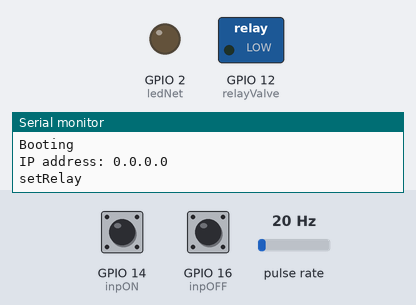
Recording of a sketch running on a simulated ESP8266 (NodeMCU). Parts: switched loads named in the sketch (green lamp = pin HIGH), output pins drawn as LEDs (lit = HIGH), the last lines printed to the serial monitor. Wiring (inferred from the names in the program): pulse sensor: data GPIO 4. The test bench sets the inputs (shaded band); at power-on: GPIO 14 (inpON) HIGH, GPIO 16 (inpOFF) HIGH, pulse rate 20 Hz. WiFi joins after 1.5 s; servers stay silent unless stated; uploads are accepted with an empty reply.

Above: at 0.1 s.
At 30.25 s:
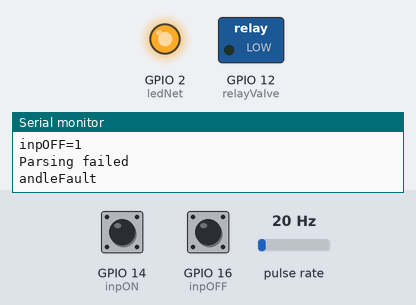
Timing chart, 0 to 31.8 s (numbered marks = the images above):
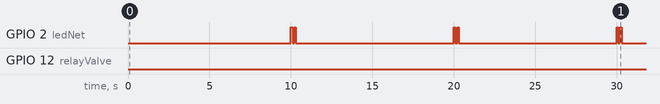

The sketch:

valveSwitch.ino
```cpp
#include <ESP8266WiFi.h>
#include <ESP8266HTTPClient.h>
#include <ArduinoJson.h>
#include <ESP8266mDNS.h>
#include <WiFiUdp.h>
#include <ArduinoOTA.h>


const char* ssid = "TP-LINK-158";
const char* password = "inter158net";
const char* usr = "dev5";
const char* pwd = "dev5dev5";

unsigned char flowmeter = 4;  // Flow Meter Pin number
unsigned char ledNet = 2;
unsigned char inpON = 14;
unsigned char inpOFF = 16;
unsigned char relayValve = 12;
//unsigned char relay = 13; //currently unused
int faultCounter = 0;

volatile int  flow_frequency;  // Measures flow meter pulses
unsigned long currentTime;
unsigned long prewTime;

void setup() {
//  Serial.begin(115200);
  Serial.begin(19200);
Serial.println("setup");
  attachInterrupt(flowmeter, flow, RISING); // Setup Interrupt
  sei();

  Serial.setDebugOutput(true);
  Serial.println("Booting");

  WiFi.begin(ssid, password);
  WiFi.mode(WIFI_STA);

  Serial.print("IP address: ");
  Serial.println(WiFi.localIP());


//  http.setReuse(true);


  pinMode(ledNet, OUTPUT);
  pinMode(relayValve, OUTPUT);
  pinMode(inpON, INPUT_PULLUP);
  pinMode(inpOFF, INPUT_PULLUP);
  pinMode(flowmeter, INPUT_PULLUP);

  setRelay(0);

  currentTime = millis();
  prewTime = currentTime;


  ArduinoOTA.setPort(8266);
  String hostName = "esp8266:";
  hostName += usr;
  ArduinoOTA.setHostname(hostName.c_str());
  ArduinoOTA.begin();
}


void flow () {
   flow_frequency++;
}


void handleFault() {
Serial.println("handleFault" + faultCounter);
  if(faultCounter >= 10) {
    faultCounter = 0;
    if(digitalRead(inpON) == 1 && digitalRead(inpOFF) == 1) {
      setRelay(1);
    } else {
      setRelay(digitalRead(inpON));
    }
    digitalWrite(ledNet, 0);
  } else {
    faultCounter++;
  }
}

void handleSuccess(int state) {
Serial.println("handleSuccess" + faultCounter);
  faultCounter = 0;
  setRelay(state);
  digitalWrite(ledNet, 1);
}

//state is inversed
void setRelay(int state) {
Serial.println("setRelay" + state);
  if(digitalRead(relayValve) != state) {
Serial.println("go");
    digitalWrite(relayValve, state);
  }
}

void loop() {
  ArduinoOTA.handle();

  currentTime = millis();
  if(currentTime < (prewTime + 10000)) {
    return;
  }
  prewTime = currentTime;

  // wait for WiFi connection
  if((WiFi.status() == WL_CONNECTED)) {


    digitalWrite(ledNet, digitalRead(ledNet) == 1 ? 0 : 1);
    delay(100);
    digitalWrite(ledNet, digitalRead(ledNet) == 1 ? 0 : 1);
    delay(100);
    digitalWrite(ledNet, digitalRead(ledNet) == 1 ? 0 : 1);
    delay(100);
    digitalWrite(ledNet, digitalRead(ledNet) == 1 ? 0 : 1);

    HTTPClient http;
    Serial.println("[HTTP] start...");
    String url = "http://iot.lyolek.dp.ua/services/device.php?GPIO02=";
    url += (flow_frequency * 6 / 7.5);
    url += "&GPIO120=";
    url += (digitalRead(relayValve) == 1 ? 0 : 1);
    flow_frequency = 0;
    Serial.println(url);
    http.begin(url);
    http.setAuthorization(usr, pwd);

    int httpCode = http.GET();
    Serial.printf("[HTTP] GET... code: %d\n", httpCode);

Serial.printf("inpON=%d\n", digitalRead(inpON));
Serial.printf("inpOFF=%d\n", digitalRead(inpOFF));
    if(httpCode == 200) {
      String resp = http.getString();
      char JSONMessage[resp.length() + 1];
      resp.toCharArray(JSONMessage, resp.length() + 1);
      Serial.println(JSONMessage);
      StaticJsonBuffer<300> JSONBuffer;   //Memory pool
      JsonObject& parsed = JSONBuffer.parseObject(JSONMessage); //Parse message
      if (!parsed.success()) {   //Check for errors in parsing

        Serial.println("Parsing failed");
        handleFault();
        return;
      }
      int GPIO12 = parsed["GPIO12"];
      Serial.printf("GPIO16=%d\n", GPIO12);


      if(digitalRead(inpON) == 1 && digitalRead(inpOFF) == 1) {
        handleSuccess(GPIO12 == 1 ? 0 : 1);
      } else {
        handleSuccess(digitalRead(inpON));
      }
    } else {
        Serial.printf("[HTTP] GET... failed, error: %s\n", http.errorToString(httpCode).c_str());
        handleFault();
    }
    http.end();
  } else {
    handleFault();
  }
}
```

Measured:
- by itself, GPIO 2 (ledNet): repeats every 10.0 s: LOW 0.10 s, HIGH 0.10 s, LOW 9.7 s, HIGH 0.10 s
- by itself, everything shown: repeats every 10.0 s, in 4 steps
